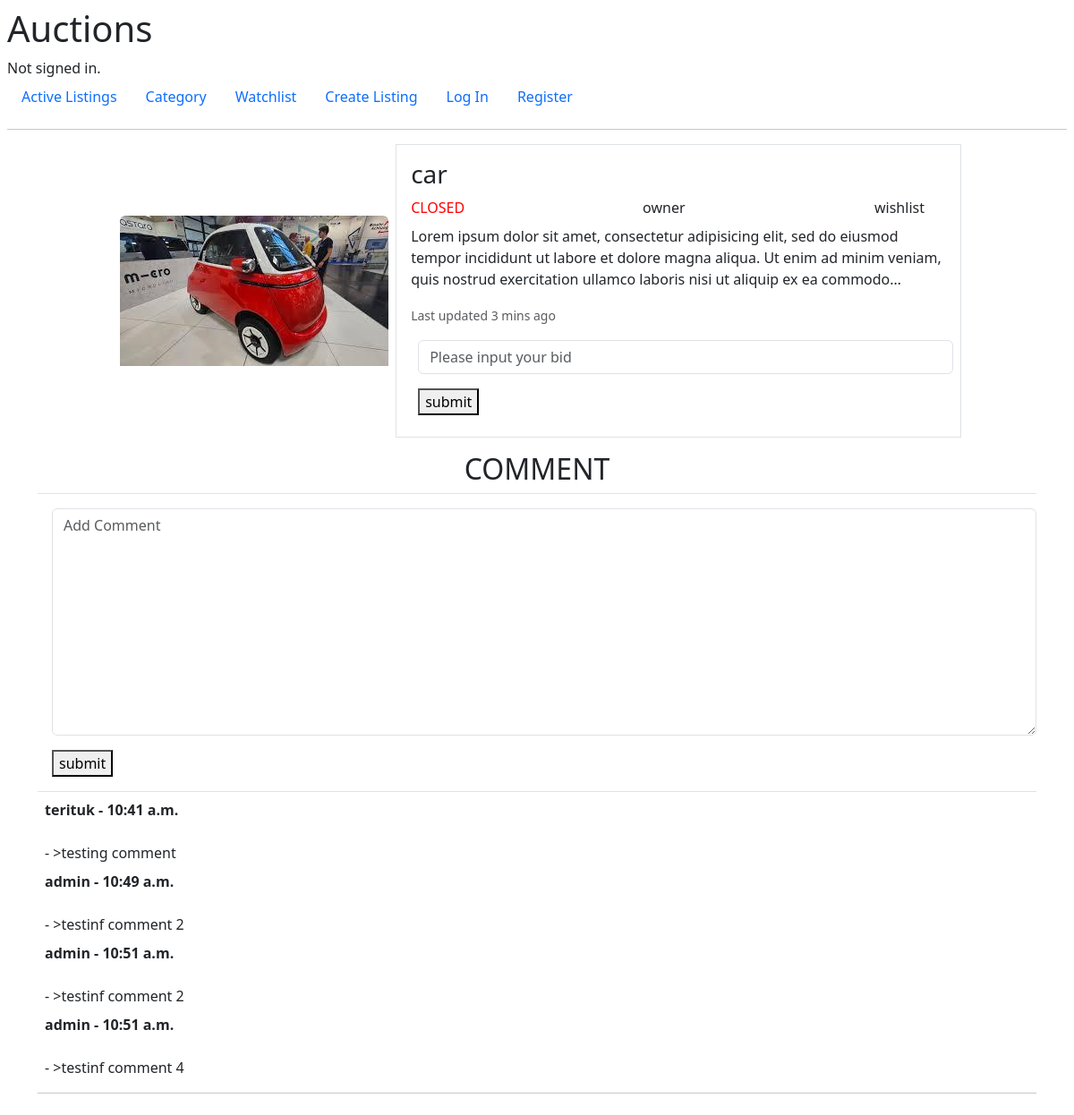
The app's page /listing/1/ with its own data.
### auctions/models.py (models this page shows, shortened)
class listing(models.Model):
    name = models.CharField(max_length=64)
    desc = models.TextField(blank=True, null=True)
    image = ResizedImageField(size=[1920, 1080], upload_to=path_and_rename)
    status = models.BooleanField(default=True)
    owner = models.ForeignKey("User", on_delete=models.CASCADE, blank=True, null=True, related_name='owner')
    category = models.ForeignKey("category", on_delete=models.CASCADE, blank=True, null=True)
    date_post = models.DateTimeField(auto_now_add=True,blank=True, null=True)
    winner = models.ForeignKey("user", on_delete=models.CASCADE, blank=True, null=True, related_name='winner')
    starting_price = models.IntegerField(blank=True, null=True)

class comment(models.Model):
    commenter = models.ForeignKey("User", on_delete=models.CASCADE)
    comment = models.TextField()
    post_date = models.TimeField(auto_now_add=True)
    comment_listing = models.ForeignKey("listing", on_delete=models.CASCADE)
    comment_listing_id = comment_listing.name

class User(AbstractUser):
    watchlist = models.ManyToManyField("listing")
    pass

### auctions/views.py (the view, shortened to what this page needs)
# urls.py: path("listing/<int:id>/", views.listing, name="listing"),
def listing(request, id):
    listing_1 = listing_2.objects.get(id=id)
    commentList = comment.objects.filter(comment_listing = listing_1)
    if request.method == "GET":
        biddingForm = bidForm()
        commentingForm = commentForm()
        if listing_1 is not None:
            return render(request, "auctions/listing.html", {'listing': listing_1, 'bidForm' : biddingForm, 'commentForm' : commentingForm, 'comments' : commentList})
        else:
            raise Http404('List does not exist')

### auctions/forms.py
class bidForm(ModelForm):
    class Meta:
        model = bid
        fields = ['bid_amount']

class commentForm(ModelForm):
    class Meta:
        model = comment
        fields = ['comment']

### auctions/templates/auctions/listing.html (shortened to what this page needs)
{% extends "auctions/layout.html" %}
{% load widget_tweaks %}
{% block body %}
    <div class="card mb-3 mx-auto border-0" style="width: 80%;">
        <div class="row g-0">
            <div class="col-md-4 my-auto mx-auto">
                <img src="{{listing.image.url}}" class="img-fluid list-sizing rounded-top mx-auto my-auto" alt="...">
            </div>
            <div class="col-md-8">
                <div class="card-body border">
                    <h3 class="card-title">{{listing.name}}</h3>
                    <div class="row pb-2">
                        <div class="col-md-5 " style="color: red;">
                            CLOSED
                        </div>
                        <div class="col-md-5">
                            owner
                        </div>
                        <div class="col-md-2">
                            wishlist
                        </div>
                    </div>
                    <p class="card-text text-limit">{% lorem how_many_paragraphs %} {% lorem how_many_paragraphs %} {% lorem how_many_paragraphs %} {% lorem how_many_paragraphs %}</p>
                    <p class="card-text"><small class="text-body-secondary">Last updated 3 mins ago</small></p>
                    <form action="{% url "listing" id=listing.id %}" method="post" enctype="multipart/form-data">
                        {% with WIDGET_ERROR_CLASS='my_error' WIDGET_REQUIRED_CLASS='my_required' %}
                            <div>
                                {% render_field bidForm.bid_amount class+="form-control m-2" placeholder="Please input your bid" %}
                                <button type="submit" class="m-2">submit</button>
                            </div>
                        {% endwith %}
                    </form>
                </div>
            </div>
        </div>
    </div>
    <div class="container">
        <div class="text-center border-bottom">
            <h2>
                COMMENT
            </h2>
        </div>
        <div class="border-bottom p-2">
            <form action="{% url "listing" id=listing.id %}" method="post" enctype="multipart/form-data">
                {% with WIDGET_ERROR_CLASS='my_error' WIDGET_REQUIRED_CLASS='my_required' %}
                    <div>
                        {% render_field commentForm.comment class+="form-control m-2" placeholder="Add Comment" %}
                        <button type="submit" class="m-2">submit</button>
                    </div>
                {% endwith %}
            </form>
        </div>
        <div>
            {% for comment in comments %}
                <div class="m-2">
                    <strong>
                        {{ comment.commenter }} - {{comment.post_date}}
                    </strong>
                    <br/>
                    <br/>
                    -    >{{ comment.comment }}
                </div>
            {% endfor %}
            <hr/>
        </div>
    </div>
{% endblock %}

### auctions/templates/auctions/layout.html (shortened to what this page needs)
{% load static %}
<!DOCTYPE html>
<html lang="en">
    <head>
        <link href="https://cdn.jsdelivr.net/npm/bootstrap@5.3.2/dist/css/bootstrap.min.css" rel="stylesheet">
        <link href="{% static 'auctions/styles.css' %}" rel="stylesheet">
    </head>
    <body class="p-2">
        <h1>Auctions</h1>
        <div>
            {% if user.is_authenticated %}
                Signed in as <strong>{{ user.username }}</strong>.
            {% else %}
                Not signed in.
            {% endif %}
        </div>
        <ul class="nav">
            <li class="nav-item">
                <a class="nav-link" href="{% url 'index' %}">Active Listings</a>
            </li>
            <li class="nav-item">
                <a class="nav-link" href="{% url 'category' %}">Category</a>
            </li>
            <li class="nav-item">
                <a class="nav-link" href="{% url 'index' %}">Watchlist</a>
            </li>
            <li class="nav-item">
                <a class="nav-link" href="{% url 'create' %}">Create Listing</a>
            </li>
            {% if user.is_authenticated %}
                <li class="nav-item">
                    <a class="nav-link" href="{% url 'yourAuction' %}">Your Auction</a>
                </li>
                <li class="nav-item">
                    <a class="nav-link" href="{% url 'logout' %}">Log Out</a>
                </li>
            {% else %}
                <li class="nav-item">
                    <a class="nav-link" href="{% url 'login' %}">Log In</a>
                </li>
                <li class="nav-item">
                    <a class="nav-link" href="{% url 'register' %}">Register</a>
                </li>
            {% endif %}
        </ul>
        <hr>
        {% block body %}
        {% endblock %}
    </body>
</html>

### auctions/static/auctions/styles.css (style rules this page uses)
.list-sizing { max-height: 20rem; display: block; }
.card { min-height: 20,5rem; max-height: 20,5rem; }
.text-limit { display: -webkit-box; -webkit-line-clamp: 3; -webkit-box-orient: vertical; overflow: hidden; }

### records on screen
listing: image (picture), name "car"
comment: commenter "terituk", post_date "10:41 a.m.", comment "testing comment"
comment: commenter "admin", post_date "10:49 a.m.", comment "testinf comment 2"
comment: commenter "admin", post_date "10:51 a.m.", comment "testinf comment 2"
comment: commenter "admin", post_date "10:51 a.m.", comment "testinf comment 4"
